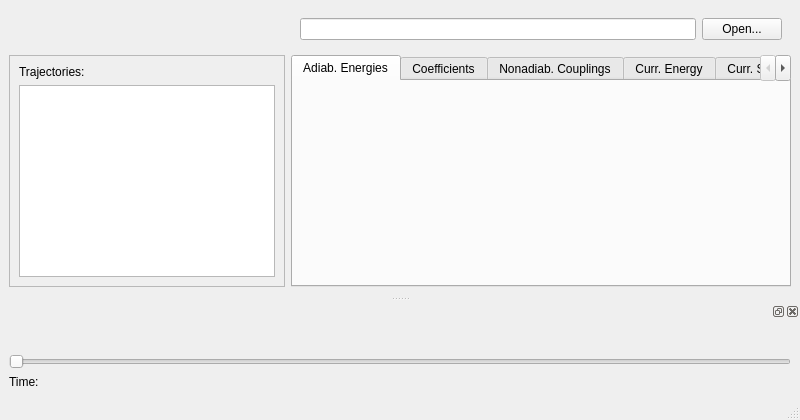
<?xml version="1.0" encoding="UTF-8"?>
<ui version="4.0">
 <class>MainWindow</class>
 <widget class="QMainWindow" name="MainWindow">
  <property name="sizePolicy">
   <sizepolicy hsizetype="Preferred" vsizetype="Preferred">
    <horstretch>0</horstretch>
    <verstretch>0</verstretch>
   </sizepolicy>
  </property>
  <property name="windowTitle">
   <string>Trajectory Viewer</string>
  </property>
  <widget class="QWidget" name="centralwidget">
   <layout class="QGridLayout" name="gridLayout">
    <item row="2" column="1">
     <widget class="QTabWidget" name="tabWidget">
      <property name="enabled">
       <bool>true</bool>
      </property>
      <property name="sizePolicy">
       <sizepolicy hsizetype="Expanding" vsizetype="Expanding">
        <horstretch>0</horstretch>
        <verstretch>0</verstretch>
       </sizepolicy>
      </property>
      <property name="minimumSize">
       <size>
        <width>500</width>
        <height>0</height>
       </size>
      </property>
      <property name="currentIndex">
       <number>0</number>
      </property>
      <widget class="QWidget" name="energiesTab">
       <property name="sizePolicy">
        <sizepolicy hsizetype="MinimumExpanding" vsizetype="MinimumExpanding">
         <horstretch>0</horstretch>
         <verstretch>0</verstretch>
        </sizepolicy>
       </property>
       <attribute name="title">
        <string>Adiab. Energies</string>
       </attribute>
       <layout class="QVBoxLayout" name="energiesLayout"/>
      </widget>
      <widget class="QWidget" name="coefficientsTab">
       <attribute name="title">
        <string>Coefficients</string>
       </attribute>
       <layout class="QVBoxLayout" name="coefficientsLayout"/>
      </widget>
      <widget class="QWidget" name="couplingsTab">
       <attribute name="title">
        <string>Nonadiab. Couplings</string>
       </attribute>
       <layout class="QVBoxLayout" name="couplingsLayout"/>
      </widget>
      <widget class="QWidget" name="currEnergyTab">
       <attribute name="title">
        <string>Curr. Energy</string>
       </attribute>
       <layout class="QVBoxLayout" name="currEnergyLayout"/>
      </widget>
      <widget class="QWidget" name="currStateTab">
       <attribute name="title">
        <string>Curr. State</string>
       </attribute>
       <layout class="QVBoxLayout" name="currStateLayout"/>
      </widget>
      <widget class="QWidget" name="populationsTab">
       <attribute name="title">
        <string>Populations</string>
       </attribute>
       <layout class="QVBoxLayout" name="populationsLayout"/>
      </widget>
     </widget>
    </item>
    <item row="2" column="0">
     <widget class="QFrame" name="frame">
      <property name="sizePolicy">
       <sizepolicy hsizetype="Maximum" vsizetype="Preferred">
        <horstretch>0</horstretch>
        <verstretch>0</verstretch>
       </sizepolicy>
      </property>
      <property name="frameShape">
       <enum>QFrame::StyledPanel</enum>
      </property>
      <property name="frameShadow">
       <enum>QFrame::Raised</enum>
      </property>
      <layout class="QGridLayout" name="leftFrameLayout">
       <item row="1" column="0">
        <widget class="QListWidget" name="trajSelection">
         <property name="sizePolicy">
          <sizepolicy hsizetype="Maximum" vsizetype="Expanding">
           <horstretch>0</horstretch>
           <verstretch>0</verstretch>
          </sizepolicy>
         </property>
         <property name="minimumSize">
          <size>
           <width>200</width>
           <height>0</height>
          </size>
         </property>
         <property name="toolTip">
          <string>you can select multiple trajectories with Shift-Click of Cntrl-Click</string>
         </property>
         <property name="selectionMode">
          <enum>QAbstractItemView::ExtendedSelection</enum>
         </property>
        </widget>
       </item>
       <item row="0" column="0">
        <widget class="QLabel" name="label">
         <property name="text">
          <string>Trajectories:</string>
         </property>
        </widget>
       </item>
      </layout>
     </widget>
    </item>
    <item row="1" column="1">
     <widget class="QWidget" name="widget" native="true">
      <property name="sizePolicy">
       <sizepolicy hsizetype="MinimumExpanding" vsizetype="Minimum">
        <horstretch>0</horstretch>
        <verstretch>0</verstretch>
       </sizepolicy>
      </property>
      <layout class="QHBoxLayout" name="horizontalLayout">
       <item>
        <widget class="QLineEdit" name="dirBrowser">
         <property name="toolTip">
          <string>enter path to directory with trajectories</string>
         </property>
        </widget>
       </item>
       <item>
        <widget class="QPushButton" name="openButton">
         <property name="toolTip">
          <string>open trajectory folder of top directory</string>
         </property>
         <property name="text">
          <string>Open...</string>
         </property>
         <property name="icon">
          <iconset theme="document-open">
           <normaloff/>
          </iconset>
         </property>
        </widget>
       </item>
      </layout>
     </widget>
    </item>
   </layout>
  </widget>
  <widget class="QMenuBar" name="menubar">
   <property name="geometry">
    <rect>
     <x>0</x>
     <y>0</y>
     <width>1001</width>
     <height>18</height>
    </rect>
   </property>
  </widget>
  <widget class="QStatusBar" name="statusbar"/>
  <widget class="QDockWidget" name="dockWidget">
   <attribute name="dockWidgetArea">
    <number>8</number>
   </attribute>
   <widget class="QWidget" name="dockWidgetContents">
    <layout class="QVBoxLayout" name="verticalLayout">
     <item>
      <widget class="QWidget" name="viewerWidget" native="true">
       <property name="sizePolicy">
        <sizepolicy hsizetype="Preferred" vsizetype="Preferred">
         <horstretch>20</horstretch>
         <verstretch>20</verstretch>
        </sizepolicy>
       </property>
       <property name="layoutDirection">
        <enum>Qt::LeftToRight</enum>
       </property>
       <layout class="QVBoxLayout" name="viewerWidgetLayout"/>
      </widget>
     </item>
     <item>
      <widget class="QSlider" name="animationSlider">
       <property name="orientation">
        <enum>Qt::Horizontal</enum>
       </property>
      </widget>
     </item>
     <item>
      <widget class="QLabel" name="animationTime">
       <property name="text">
        <string>Time: </string>
       </property>
      </widget>
     </item>
    </layout>
   </widget>
  </widget>
  <action name="actionExit">
   <property name="text">
    <string>Exit</string>
   </property>
  </action>
  <action name="actionOn_cluster">
   <property name="text">
    <string>on cluster</string>
   </property>
  </action>
  <action name="actionLocal">
   <property name="text">
    <string>local</string>
   </property>
  </action>
 </widget>
 <resources/>
 <connections/>
</ui>
